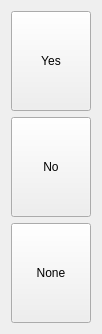
   <widget class="QWidget" name="verticalLayoutWidget">
    <property name="geometry">
     <rect>
      <x>1180</x>
      <y>690</y>
      <width>101</width>
      <height>314</height>
     </rect>
    </property>
    <layout class="QVBoxLayout" name="trialLayout">
     <item>
      <widget class="QPushButton" name="trialYesButton">
       <property name="minimumSize">
        <size>
         <width>0</width>
         <height>100</height>
        </size>
       </property>
       <property name="styleSheet">
        <string notr="true">font: 24pt &quot;Segoe Fluent Icons&quot;;</string>
       </property>
       <property name="text">
        <string>Yes</string>
       </property>
      </widget>
     </item>
     <item>
      <widget class="QPushButton" name="trialNoButton">
       <property name="minimumSize">
        <size>
         <width>0</width>
         <height>100</height>
        </size>
       </property>
       <property name="styleSheet">
        <string notr="true">font: 24pt &quot;Segoe Fluent Icons&quot;;</string>
       </property>
       <property name="text">
        <string>No</string>
       </property>
      </widget>
     </item>
     <item>
      <widget class="QPushButton" name="pushButton_2">
       <property name="minimumSize">
        <size>
         <width>0</width>
         <height>100</height>
        </size>
       </property>
       <property name="styleSheet">
        <string notr="true">font: 24pt &quot;Segoe Fluent Icons&quot;;</string>
       </property>
       <property name="text">
        <string>None</string>
       </property>
      </widget>
     </item>
    </layout>
   </widget>
